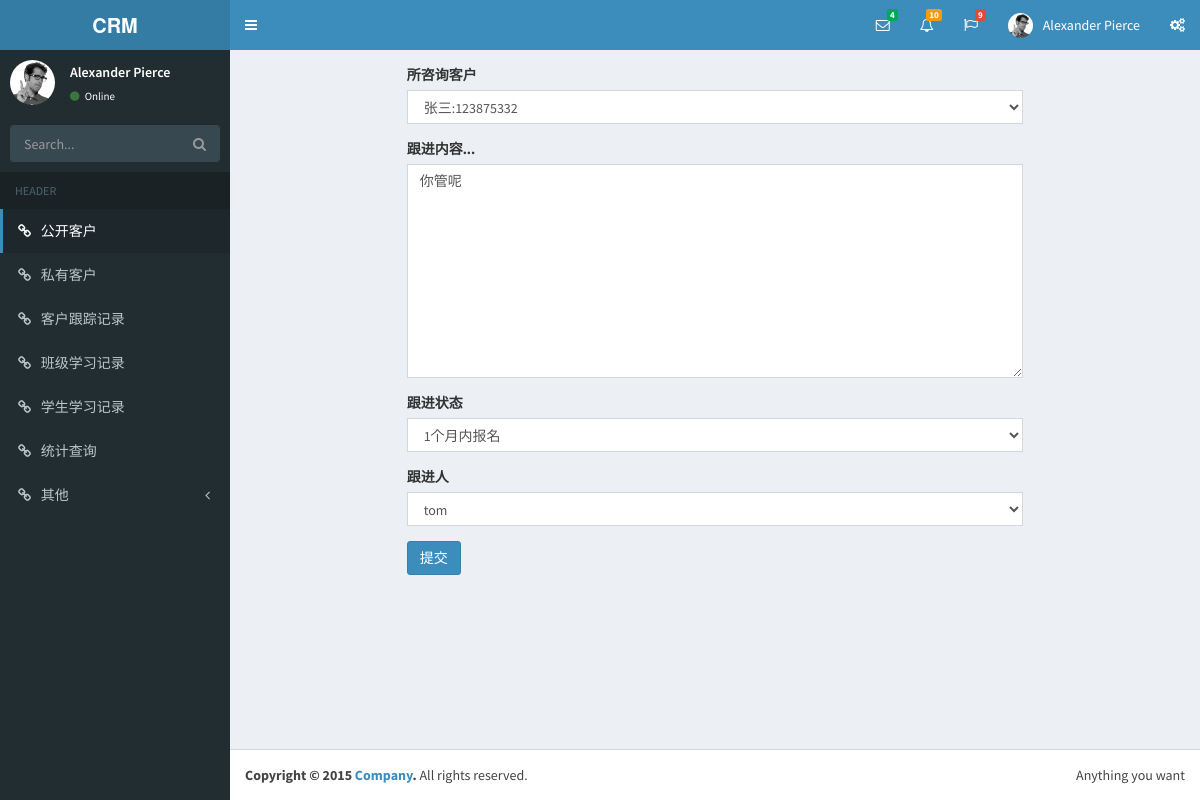
The page /track_customers/edit/1/ on the database its author committed.
### app01/models.py (models this page shows)
class ConsultRecord(models.Model):
    customer = models.ForeignKey('Customer', verbose_name="所咨询客户", on_delete=models.CASCADE)
    note = models.TextField(verbose_name="跟进内容...")
    status = models.CharField("跟进状态", max_length=8, choices=seek_status_choices, help_text="选择客户此时的状态")
    consultant = models.ForeignKey("UserInfo", verbose_name="跟进人", related_name='records',
                                   on_delete=models.CASCADE, limit_choices_to={"pk": 9})
    date = models.DateTimeField("跟进日期", auto_now_add=True)
    delete_status = models.BooleanField(verbose_name='删除状态', default=False)

### app01/views.py (the view, shortened to what this page needs)
# urls.py: re_path('^track_customers/edit/(\d+)/$', views.AddEditTrackCustomers.as_view(), name="edit_track_customers"),
class AddEditTrackCustomers(View):
    def get(self, request, edit_id=None):
        edit_obj = ConsultRecord.objects.filter(pk=edit_id).first()
        customer_list = AddTrackModelForm(instance=edit_obj)
        return render(request, "add_edit_track_customer.html", {'customer_list': customer_list})

### app01/views.py
class AddTrackModelForm(forms.ModelForm):
    class Meta:
        model = ConsultRecord
        exclude = ['delete_status']
    def __init__(self,*args,**kwargs):
        super().__init__(*args,**kwargs)
        for field in self.fields.values():
            field.widget.attrs.update({'class': 'form-control'})

### app01/models.py (called while the page is built)
    def __str__(self):
        return self.name+":"+self.qq

### templates/add_edit_track_customer.html (shortened to what this page needs)
{% extends "base.html" %}
{% block con %}
    <section class="content">
        <div class="row">
            <div class="col-md-8 col-md-offset-2">
                <form action="" method="post" novalidate>
                    {% for customer in customer_list %}
                        <div class="form-group">
                            <label>{{ customer.label }}</label>
                            {{ customer }}
                        </div>
                    {% endfor %}
                    <button class="btn btn-primary">提交</button>
                </form>
            </div>
        </div>
    </section>
{% endblock %}

### rows shown on the page
ConsultRecord: customer_list "张三:123875332" "你管呢" "1个月内报名" "tom"

### other values the page prints
{{ customer.label }} "所咨询客户" "跟进内容..." "跟进状态" "跟进人"
